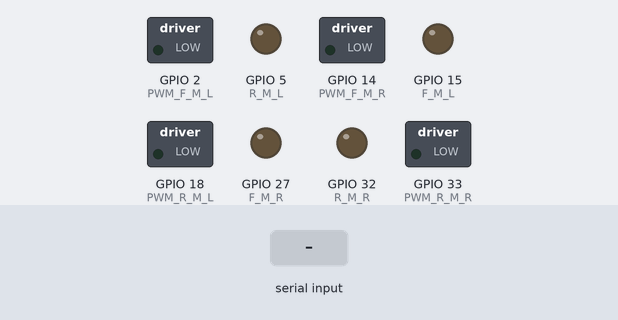
The sketch below on a simulated ESP32. Shown: switched loads named in the sketch (green lamp = pin HIGH), output pins drawn as LEDs (lit = HIGH). The test bench sets the inputs (shaded band). What the sketch prints to the serial monitor is not drawn.

Above: at 0.0 s.
At 2.2 s:
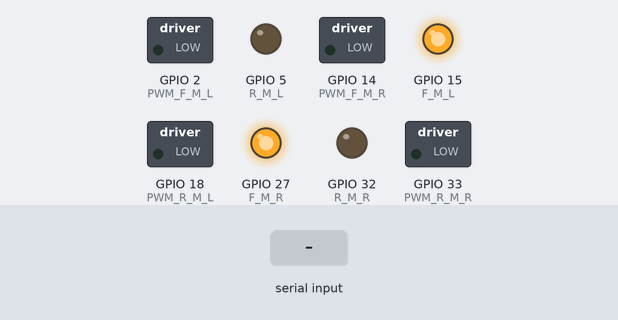
2.3 s: "1\n" received over Serial
Timing chart, 0 to 5.3 s (numbered marks = the images above; inputs shaded):
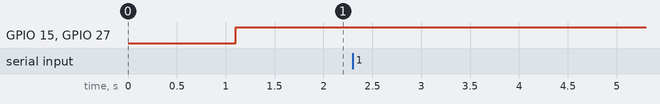

Measured:
- after the input at 2.3 s, every drawn part: stays the same

The sketch:

rover.ino
```cpp
#include <Wire.h>
#include <ArduinoJson.h>  // Include ArduinoJson library

#define F_M_R 27
#define PWM_F_M_R 14
#define F_M_L 15
#define PWM_F_M_L 2
#define R_M_R 32
#define PWM_R_M_R 33
#define R_M_L 5
#define PWM_R_M_L 18

float linear;
float angular;
float manual;

unsigned long last_msg_time = 0;
const unsigned long msg_timeout = 100; // 1 second timeout

// ON LOW Front motors Rotate such that it moves forward
void movement(int speed, int angular_speed) {
    int right_speed = speed + angular_speed;
    int left_speed = speed - angular_speed;

    // Set motor directions
    if (right_speed > 0) {
        digitalWrite(F_M_R, LOW);
        digitalWrite(R_M_R, HIGH);
    } else {
        digitalWrite(F_M_R, HIGH);
        digitalWrite(R_M_R, LOW);
    }

    if (left_speed > 0) {
        digitalWrite(F_M_L, LOW);
        digitalWrite(R_M_L, HIGH);
    } else {
        digitalWrite(F_M_L, HIGH);
        digitalWrite(R_M_L, LOW);
    }

    // Set PWM values for both motors
    analogWrite(PWM_F_M_R, abs(right_speed) < 255 ? abs(right_speed) : 255);
    analogWrite(PWM_F_M_L, abs(left_speed) < 255 ? abs(left_speed) : 255);
    analogWrite(PWM_R_M_R, abs(right_speed) < 255 ? abs(right_speed) : 255);
    analogWrite(PWM_R_M_L, abs(left_speed) < 255 ? abs(left_speed) : 255);
}

void setup() {
    Serial.begin(9600);  // Initialize serial communication
    pinMode(F_M_R, OUTPUT);
    pinMode(PWM_F_M_R, OUTPUT);
    pinMode(F_M_L, OUTPUT);
    pinMode(PWM_F_M_L, OUTPUT);
    pinMode(R_M_R, OUTPUT);
    pinMode(PWM_R_M_R, OUTPUT);
    pinMode(R_M_L, OUTPUT);
    pinMode(PWM_R_M_L, OUTPUT);

    delay(1000);

    last_msg_time = millis();  // Initialize last message time
}

void loop() {
    if (Serial.available() > 0) {
        String incomingData = Serial.readStringUntil('\n');

        StaticJsonDocument<200> doc;
        DeserializationError error = deserializeJson(doc, incomingData);

        if (error) {
            return;
        }

        linear = doc["linear"];
        angular = doc["angular"];
        manual = doc["manual"];

        movement(linear, angular);

        StaticJsonDocument<200> response;
        response["linear"] = linear;
        response["angular"] = angular;

        String output;
        serializeJson(response, output);
        Serial.println(output);

        last_msg_time = millis();
    }

    if (millis() - last_msg_time > msg_timeout) {
        movement(0, 0);  // Stop the motors
    }

    delay(10);
}
```
